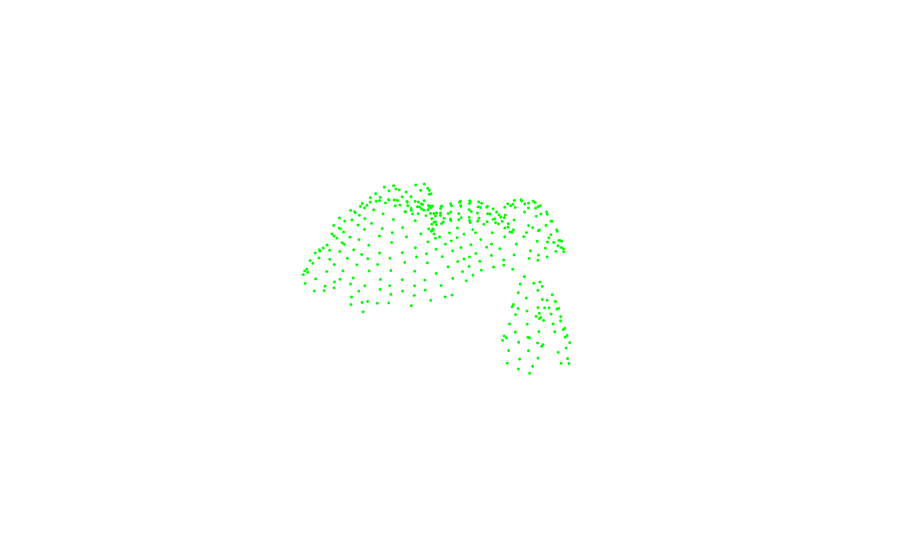

The notebook cell this image was saved under:
### Code cell
draw_geometries([cloud])

### Figure 1 — Plotly figure (JSON) as saved in the notebook; plotly's stock layout.template omitted (floating-point values rounded to 4 significant figures; data arrays with more than 128 entries replaced by an {"elided": "..."} marker saying what was removed)
{"data": [{"marker": {"color": {"elided": "397x3 int values"}, "size": 1}, "mode": "markers", "type": "scatter3d", "x": {"elided": "397 float values"}, "y": {"elided": "397 float values"}, "z": {"elided": "397 float values"}}], "layout": {"autosize": true, "scene": {"aspectmode": "auto", "aspectratio": {"x": 1.124, "y": 1.077, "z": 0.8262}, "xaxis": {"type": "linear", "visible": false}, "yaxis": {"type": "linear", "visible": false}, "zaxis": {"type": "linear", "visible": false}}}}
